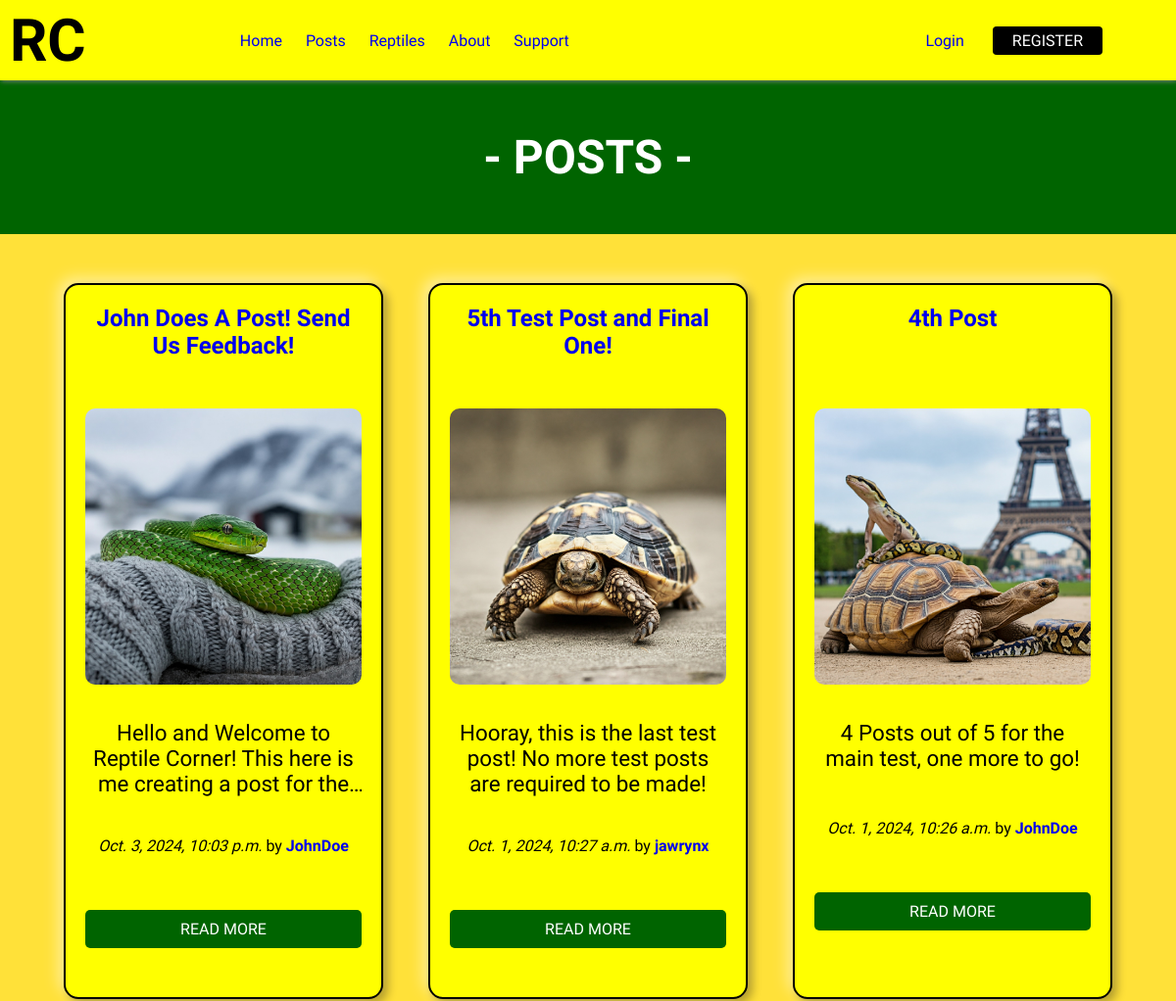
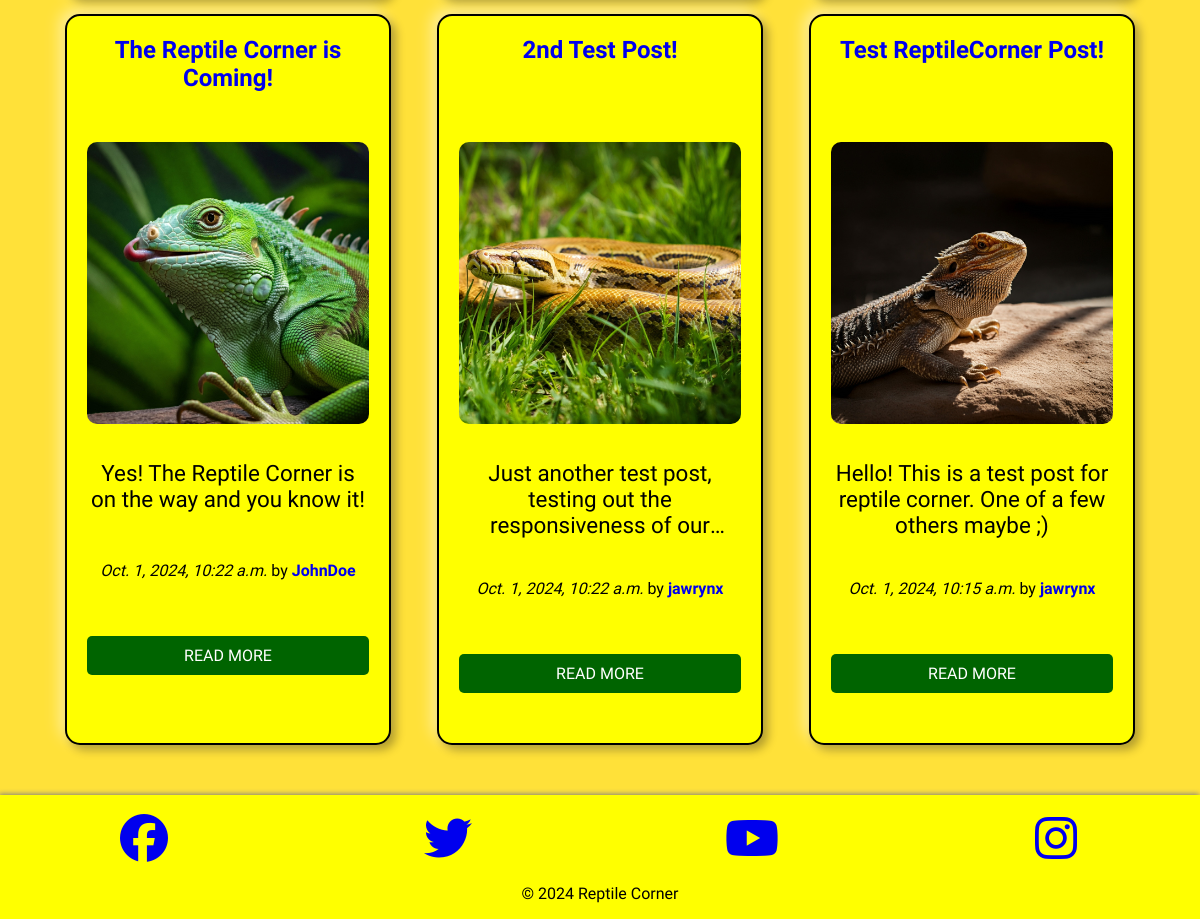
/posts/, run on the app's committed database (2 pictures, top to bottom).
### posts/models.py (models this page shows, shortened)
class Post(models.Model):
    title = models.CharField(max_length=75)
    body = models.TextField()
    slug = models.SlugField(max_length=75)
    date = models.DateTimeField(auto_now_add=True)
    image = models.ImageField(blank=True)
    author = models.ForeignKey(User, on_delete=models.CASCADE, default=None)

### posts/views.py (the view)
# urls.py: path('', views.posts_list, name="list"),
def posts_list(request):
    posts = Post.objects.all().order_by('-date')
    return render(request, 'posts/posts_list.html', { 'posts': posts })

### posts/templates/posts/posts_list.html (shortened to what this page needs)
{% extends 'layout.html' %}
{% block content %}
    <h1 class="posts-list-title">- POSTS -</h1>
    <section class="grid posts-list">
        {% for post in posts %}
        <article class="col-12 col-md-6 col-lg-4 col-xl-3 post">
            <div class="grid">
            <h2 class="col-12">
                <a href="{% url 'posts:page' slug=post.slug %}">
                    {{ post.title }}
                </a>
            </h2>
            <a href="{% url 'posts:page' slug=post.slug %}" class="col-12" >
                <img class="image" src="{{ post.image.url }}" alt="{{ post.title }}">
            </a>
            <p class="body-field col-12">{{ post.body }}</p>
            <p class="date-stamp col-12">
                <em>{{ post.date }}</em> by <a href="../profile/{{ post.author }}">
                    <strong>{{ post.author }}</strong>
                </a>
            </p>
            <a href="{% url 'posts:page' slug=post.slug %}" class="read-more col-12">READ MORE</a>
            </div>
        </article>
    {% endfor %}
    </section>
{% endblock %}

### static/css/style.css (style rules this page uses)
* { box-sizing: border-box; padding: 0; margin: 0; }
body { font-family: 'Ubuntu'; background-color: white; color: black; }
a { text-decoration: none; }
.posts-list-title, .about-title { padding: 50px; font-size: 3rem; font-weight: bolder; color: white; background-color: darkgreen; text-align: center; }
.posts-list { align-items: center; width: 100%; padding: 50px; background-color: #ffe139; text-align: center; }
.post { background-color: yellow; align-content: center; max-width: 800px; border: 2px solid black; border-radius: 15px; margin: 15px 15px; padding: 20px; box-shadow: 5px 5px 10px rgba(0, 0, 0, 0.3), -5px -5px 15px rgba(255, 255, 255, 0.5); }
.post p { overflow: hidden; text-overflow: ellipsis; display: -webkit-box; -webkit-line-clamp: 3; -webkit-box-orient: vertical; display: -webkit-box; display: -moz-box; display: box; line-clamp: 3; box-orient: vertical; }
.post h2 { margin-bottom: 20px; }
.image { width: 100%; border-radius: 10px; margin-bottom: 20px; }
.date-stamp { margin: 25px 0; }
.read-more { display: inline-block; padding: 10px 20px; background-color: darkgreen; color: white; border: none; border-radius: 5px; text-decoration: none; margin-top: 15px; transition: background-color 0.3s ease; bottom: 0; }
@media screen and (min-width: 768px) { .body-field, #post-info p { font-size: 1.4rem; } }
@media screen and (min-width: 992px) { .post { overflow: hidden; max-height: 900px; height: 100%; transition: 0.3s ease-in-out; display: flex; flex-direction: column; align-items: center; } }
@media screen and (min-width: 992px) { .post h2 { min-height: 70px; } }
@media screen and (min-width: 992px) { .post img { display: block; max-width: 100%; height: auto; } }
@media screen and (min-width: 992px) { .post .body-field { min-height: 60px; } }

### static/css/grid_classes.css (style rules this page uses)
.grid { display: grid; grid-template-columns: repeat(12, 1fr); gap: 1rem; }
.col-12 { grid-column: span 12; }
@media (min-width: 768px) { .col-md-6 { grid-column: span 6; } }
@media (min-width: 992px) { .col-lg-4 { grid-column: span 4; } }

### data on the page
Post: title "John Does A Post! Send Us Feedback!", image (picture), body "Hello and Welcome to Reptile Corner! This here is me creating a post for…", date "Oct. 3, 2024, 10:03 p.m.", author "JohnDoe"
Post: title "5th Test Post and Final One!", image (picture), body "Hooray, this is the last test post! No more test posts are required to be made!", date "Oct. 1, 2024, 10:27 a.m.", author "jawrynx"
Post: title "4th Post", image (picture), body "4 Posts out of 5 for the main test, one more to go!", date "Oct. 1, 2024, 10:26 a.m.", author "JohnDoe"
Post: title "The Reptile Corner is Coming!", image (picture), body "Yes! The Reptile Corner is on the way and you know it!", date "Oct. 1, 2024, 10:22 a.m.", author "JohnDoe"
Post: title "2nd Test Post!", image (picture), body "Just another test post, testing out the responsiveness of…", date "Oct. 1, 2024, 10:22 a.m.", author "jawrynx"
Post: title "Test ReptileCorner Post!", image (picture), body "Hello! This is a test post for reptile corner. One of a few others maybe ;)", date "Oct. 1, 2024, 10:15 a.m.", author "jawrynx"
